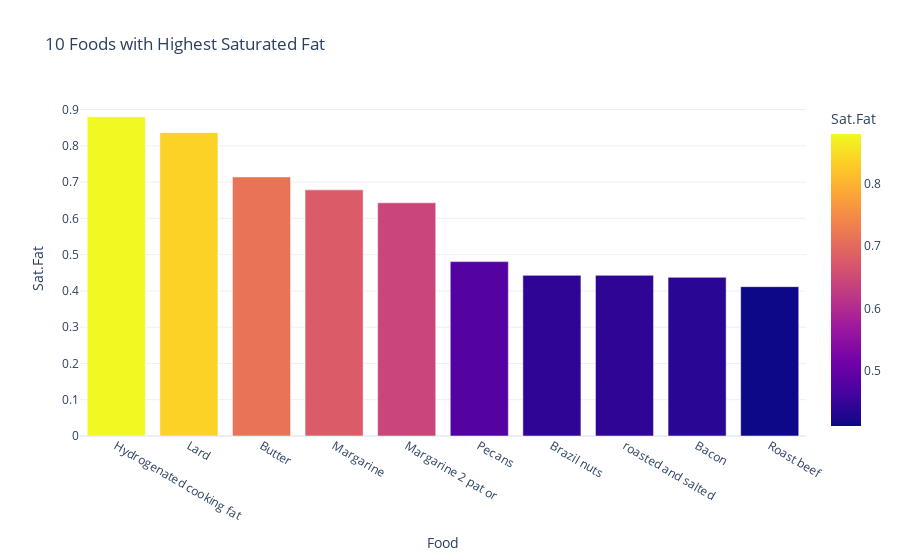

Notebook source saved alongside this figure:
### Code cell
fat = nutrition.sort_values(by='Sat.Fat', ascending= False)
top_10_fat = fat.head(10)
fig = px.bar(top_10_fat, x='Food', y='Sat.Fat', color='Sat.Fat', title=' 10 Foods with Highest Saturated Fat', template = 'plotly_white')
fig.show()

### Figure 1 — Plotly figure (JSON) as saved in the notebook; plotly's stock layout.template omitted (floating-point values rounded to 4 significant figures)
{"data": [{"alignmentgroup": "True", "hovertemplate": "Food=%{x}<br>Sat.Fat=%{marker.color}<extra></extra>", "legendgroup": "", "marker": {"color": [0.88, 0.8364, 0.7143, 0.6786, 0.6429, 0.4808, 0.4429, 0.4429, 0.4375, 0.4118], "coloraxis": "coloraxis", "pattern": {"shape": ""}}, "name": "", "offsetgroup": "", "orientation": "v", "showlegend": false, "textposition": "auto", "type": "bar", "x": ["Hydrogenated cooking fat", "Lard", "Butter", "Margarine", "Margarine 2 pat or", "Pecans", "Brazil nuts", "roasted and salted", "Bacon", "Roast beef"], "xaxis": "x", "y": [0.88, 0.8364, 0.7143, 0.6786, 0.6429, 0.4808, 0.4429, 0.4429, 0.4375, 0.4118], "yaxis": "y"}], "layout": {"autosize": true, "barmode": "relative", "coloraxis": {"colorbar": {"title": {"text": "Sat.Fat"}}, "colorscale": [[0, "#0d0887"], [0.1111, "#46039f"], [0.2222, "#7201a8"], [0.3333, "#9c179e"], [0.4444, "#bd3786"], [0.5556, "#d8576b"], [0.6667, "#ed7953"], [0.7778, "#fb9f3a"], [0.8889, "#fdca26"], [1, "#f0f921"]]}, "legend": {"tracegroupgap": 0}, "title": {"text": " 10 Foods with Highest Saturated Fat"}, "xaxis": {"anchor": "y", "autorange": true, "domain": [0, 1], "range": [-0.5, 9.5], "title": {"text": "Food"}, "type": "category"}, "yaxis": {"anchor": "x", "autorange": true, "domain": [0, 1], "range": [0, 0.9263], "title": {"text": "Sat.Fat"}, "type": "linear"}}}
